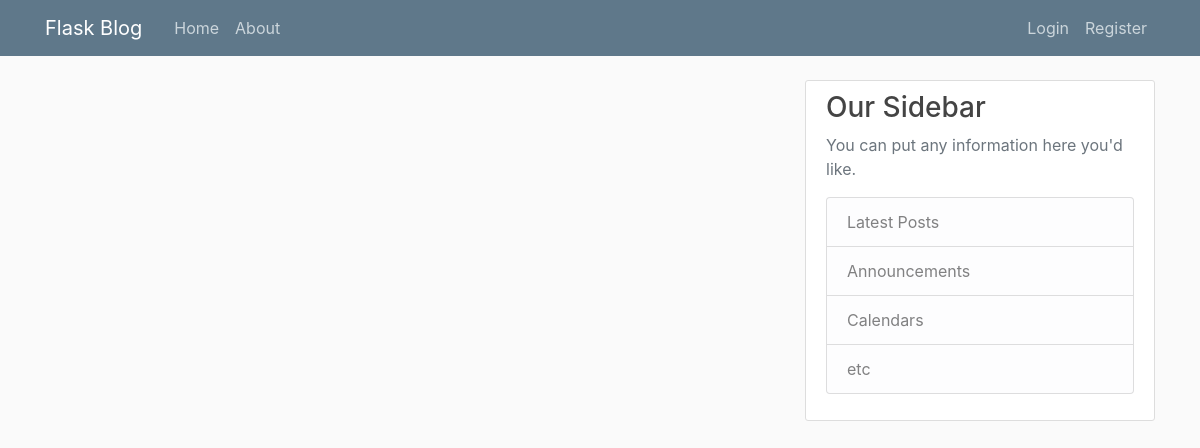
The app's page /home, older data.
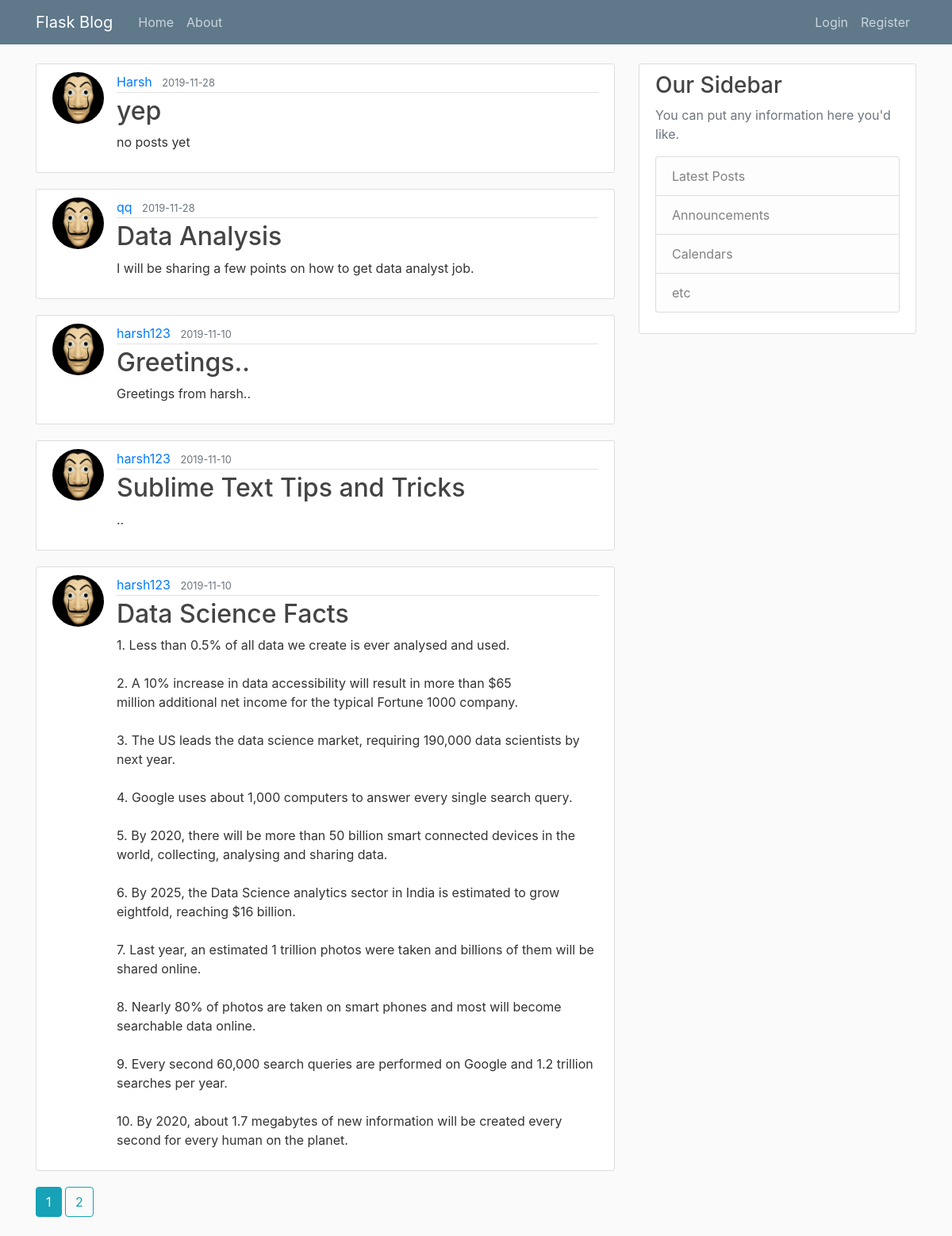
The same page, newer data.
### app/model.py (models this page shows, shortened)
class Post(db.Model):
    id = db.Column(db.Integer, primary_key=True)
    title = db.Column(db.String(20), nullable=False)
    date_posted = db.Column(db.DateTime, nullable=False, default=datetime.utcnow())
    content = db.Column(db.Text, nullable=False)
    user_id = db.Column(db.Integer, db.ForeignKey('user.id'), nullable=False)

class User(db.Model, UserMixin):
    id = db.Column(db.Integer, primary_key=True)
    username = db.Column(db.String(20), unique=True, nullable=False)
    email = db.Column(db.String(120), unique=True, nullable=False)
    image_profile = db.Column(db.String(120), nullable=False, default='default.jpg')
    password = db.Column(db.String(60), unique=True, nullable=False)
    posts = db.relationship('Post', backref='author', lazy=True)

### app/main/routes.py (the view)
@main.route("/")
@main.route("/home")
def home():
    page = request.args.get('page', 1, type=int)
    posts = Post.query.order_by(Post.date_posted.desc()).paginate(page=page, per_page=5)
    return render_template('home.html', posts=posts)

### app/templates/home.html
{% extends "layout.html" %}
{% block content %}
    {% for post in posts.items %}
        <article class="media content-section">
          <img class="rounded-circle article-img" src="{{ url_for('static', filename='profile_pic/' + post.author.image_profile) }}">
          <div class="media-body">
            <div class="article-metadata">
              <a class="mr-2" href="{{ url_for('users.user_posts', username=post.author.username) }}">{{ post.author.username }}</a>
              <small class="text-muted">{{ post.date_posted.strftime('%Y-%m-%d') }}</small>
            </div>
            <h2><a class="article-title" href="{{ url_for('posts.post', post_id=post.id) }}">{{ post.title }}</a></h2>
            <p class="article-content">{{ post.content }}</p>
          </div>
        </article>
    {% endfor %}
    {% for page_num in posts.iter_pages(left_edge=1, right_edge=1, left_current=1, right_current=2) %}
      {% if page_num %}
        {% if posts.page == page_num %}
          <a class="btn btn-info mb-4" href="{{ url_for('main.home', page=page_num) }}">{{ page_num }}</a>
        {% else %}
          <a class="btn btn-outline-info mb-4" href="{{ url_for('main.home', page=page_num) }}">{{ page_num }}</a>
        {% endif %}
      {% else %}
        ...
      {% endif %}
    {% endfor %}
{% endblock content %}

### app/templates/layout.html (shortened to what this page needs)
<!DOCTYPE html>
<html>
<head>
    <link rel="stylesheet" href="https://maxcdn.bootstrapcdn.com/bootstrap/4.0.0/css/bootstrap.min.css"
>
    <link rel="stylesheet" type="text/css" href="{{ url_for('static', filename='main.css') }}">
</head>
<body>
<header class="site-header">
    <nav class="navbar navbar-expand-md navbar-dark bg-steel fixed-top">
        <div class="container">
            <a class="navbar-brand mr-4" href="/">Flask Blog</a>
            <div class="collapse navbar-collapse" id="navbarToggle">
                <div class="navbar-nav mr-auto">
                    <a class="nav-item nav-link" href="{{ url_for('main.home') }}">Home</a>
                    <a class="nav-item nav-link" href="{{ url_for('main.about') }}">About</a>
                </div>
                <div class="navbar-nav">
                    {% if current_user.is_authenticated %}
                        <a class="nav-item nav-link" href="{{ url_for('posts.new_post') }}">New Post</a>
                        <a class="nav-item nav-link" href="{{ url_for('users.account') }}">Account</a>
                        <a class="nav-item nav-link" href="{{ url_for('users.logout') }}">Logout</a>
                    {% else %}
                        <a class="nav-item nav-link" href="{{ url_for('users.login') }}">Login</a>
                        <a class="nav-item nav-link" href="{{ url_for('users.register') }}">Register</a>
                    {% endif %}
                </div>
            </div>
        </div>
    </nav>
</header>
<main role="main" class="container">
    <div class="row">
        <div class="col-md-8">
            {% block content %}{% endblock %}
        </div>
        <div class="col-md-4">
            <div class="content-section">
                <h3>Our Sidebar</h3>
                <p class='text-muted'>You can put any information here you'd like.
                <ul class="list-group">
                    <li class="list-group-item list-group-item-light">Latest Posts</li>
                    <li class="list-group-item list-group-item-light">Announcements</li>
                    <li class="list-group-item list-group-item-light">Calendars</li>
                    <li class="list-group-item list-group-item-light">etc</li>
                </ul>
                </p>
            </div>
        </div>
    </div>
</main>
</body>
</html>

### app/static/main.css (style rules this page uses)
body { background: #fafafa; color: #333333; margin-top: 5rem; }
h1, h2, h3, h4, h5, h6 { color: #444444; }
.bg-steel { background-color: #5f788a; }
.site-header .navbar-nav .nav-link { color: #cbd5db; }
.content-section { background: #ffffff; padding: 10px 20px; border: 1px solid #dddddd; border-radius: 3px; margin-bottom: 20px; }
.article-title { color: #444444; }
.article-content { white-space: pre-line; }
.article-img { height: 65px; width: 65px; margin-right: 16px; }
.article-metadata { padding-bottom: 1px; margin-bottom: 4px; border-bottom: 1px solid #e3e3e3 }

Row changes from the older to the newer data that the page shows:
added Post: image_profile (placeholder picture), author.username "Harsh", date_posted "2019-11-28", title "yep", content "no posts yet"
added Post: image_profile (placeholder picture), author.username "qq", date_posted "2019-11-28", title "Data Analysis", content "I will be sharing a few points on how to get data analyst job."
added Post: image_profile (placeholder picture), author.username "harsh123", date_posted "2019-11-10", title "Greetings..", content "Greetings from harsh.."
added Post: image_profile (placeholder picture), author.username "harsh123", date_posted "2019-11-10", title "Sublime Text Tips and Tricks", content ".."
added Post: image_profile (placeholder picture), author.username "harsh123", date_posted "2019-11-10", title "Data Science Facts", content "1. Less than 0.5% of all data we create is ever analysed and used. 2. A 10% increase in data accessibility will result in more than $65 million additional net income for the typical Fortune 1000 company. 3. The US leads the data science market, requiring 190,000 data scientists by next year. 4. Google uses about 1,000 computers to answer every single search query. 5. By 2020, there will be more than 50 billion smart connected devices in the world, collecting, analysing and sharing data. 6. By 2025, the Data Science analytics sector in India is estimated to grow eightfold, reaching $16 billion. 7. Last year, an estimated 1 trillion photos were taken and billions of them will be shared…"
Text that changed along with them:
new list line: "1"
new list line: "2"
